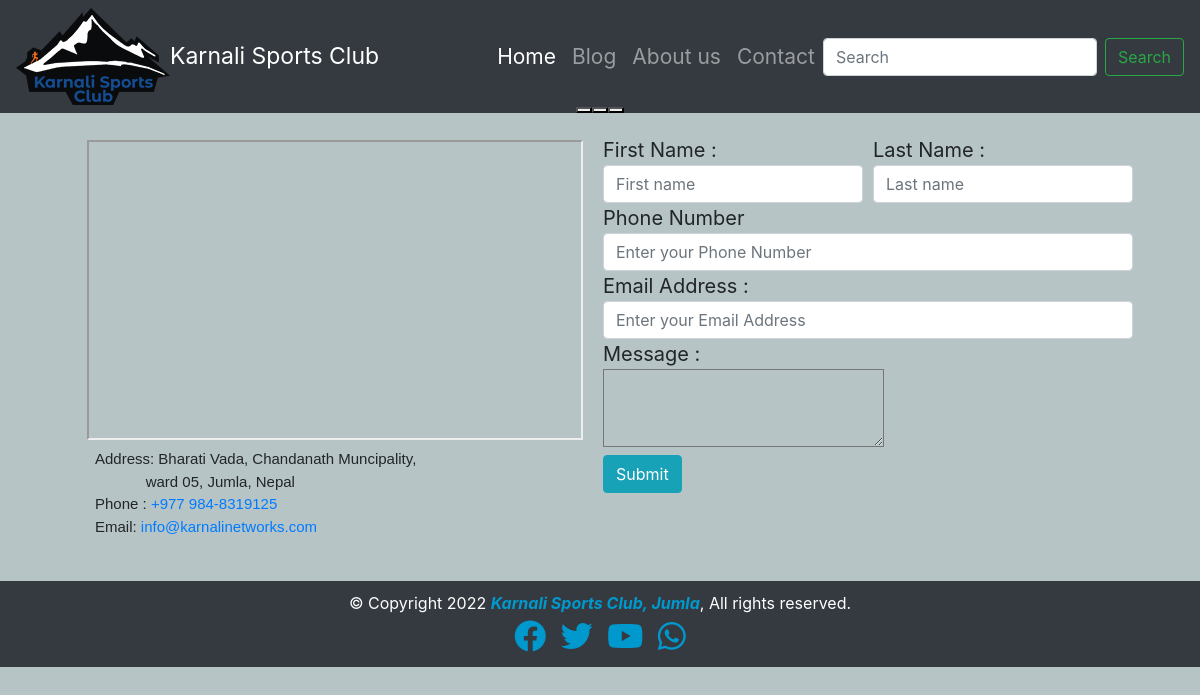
Page /ksc/contact/ on the earlier database version.
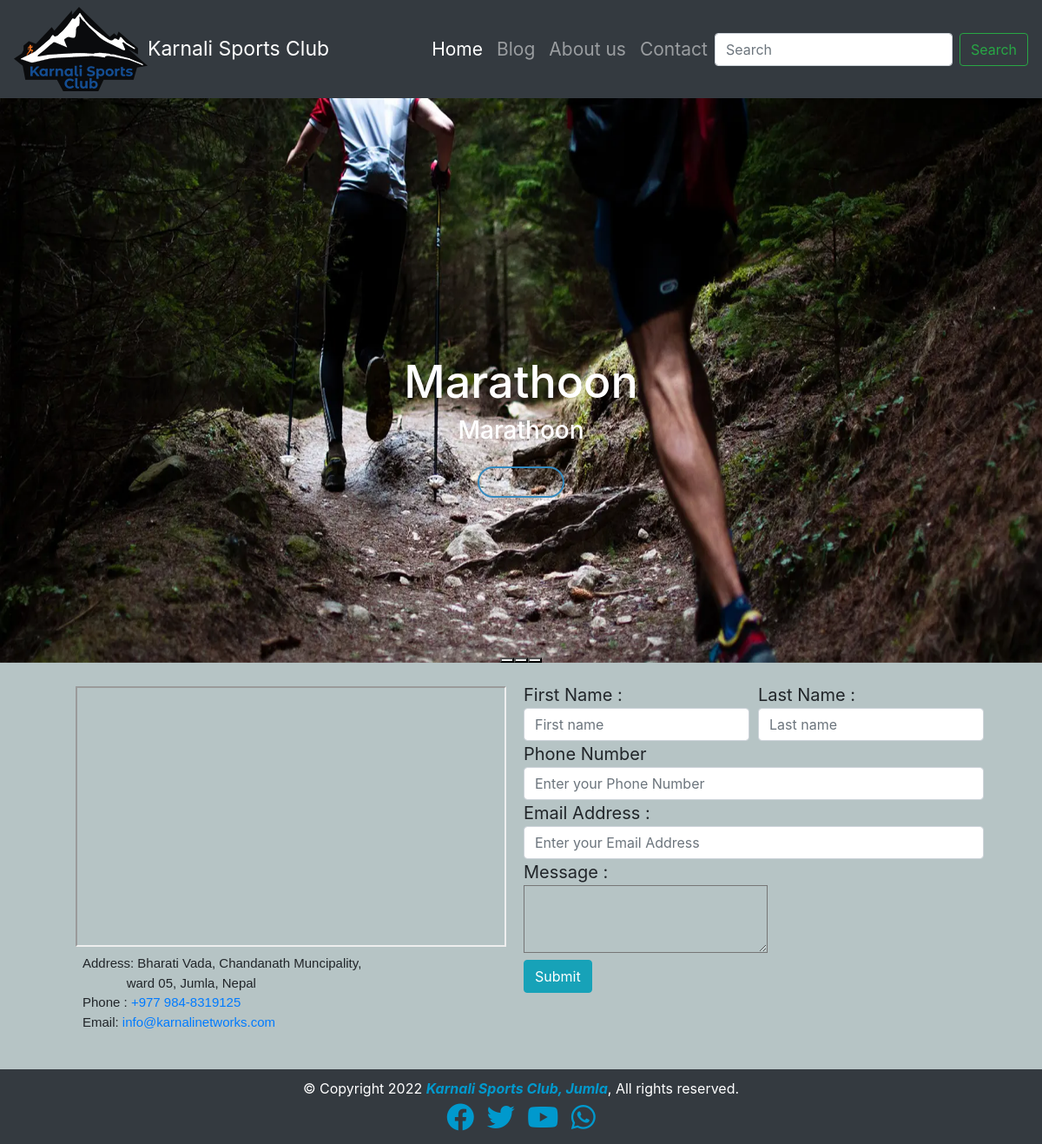
Same page on the later database version.
### ksc/models.py (models this page shows, shortened)
class Slider(models.Model):
    id = models.AutoField
    name=models.CharField(max_length=50, default="")
    date = models.DateField( default="")
    img = models.ImageField(upload_to="ksc/images", default="")

### ksc/views.py (the view)
# urls.py: path('contact/', views.contact, name='About us'),
def contact(request):
    slide = Slider.objects.all()
    context = {
               'Slider':slide
               }
    return render(request, 'ksc/contact.html', context)

### ksc/templates/ksc/contact.html (shortened to what this page needs)
{% extends 'ksc/basic.html' %}  {% load static %}  {% block body%} {% load static %}
<div
  id="carouselExampleCaptions" class="carousel slide" data-bs-ride="carousel">
  <div class="carousel-indicators">
    <button type="button" data-bs-target="#carouselExampleCaptions" data-bs-slide-to="0" class="active" aria-current="true"aria-label="Slide 1"></button>
    <button type="button" data-bs-target="#carouselExampleCaptions" data-bs-slide-to="1" aria-label="Slide 2"></button>
    <button type="button" data-bs-target="#carouselExampleCaptions" data-bs-slide-to="2" aria-label="Slide 3"></button>
  </div>
  <div class="carousel-inner">
    {% for res in Slider %}
    <div class="carousel-item {% if forloop.counter0 == 0 %}active{% endif %}">
      <img
        src="/media/{{res.img}}" style="height: 650px" class="testi-overly d-block w-100" alt="sliderImg"/>
      <div class="carousel-caption d-none d-md-block">
        <h1 class="animate__animated {% if forloop.counter0 == 0 %} animate__fadeInDown {% endif %} {% if forloop.revcounter == 1 %} animate__bounce {% endif %} {% if forloop.revcounter == 2 %} animate__fadeInRight {% endif %}">
          {{res.name}}
        </h1>
        <h3 class="animate__animated animate__zoomIn">{{res.name}}</h3>
        <a
          href="{{slider.link}}"
          class="button animate__animated animate__zoomIn mt-3 py-3 px-5 btn font-weight-bold"
          >{{slider.name}}</a
        >
      </div>
    </div>
    {% endfor %}
  </div>
</div>
<div class="container">
  <div class="row mx-3 my-3" style="padding:3px;">
    <div class="col-sm-6" style="font-family: 'Poppins', sans-serif !important; font-size: 15px;">
      <div style="width:98%" class="row mx-2 my-2">
        <iframe width="100%" height="300px" frameborder="1px" scrolling="no" marginheight="0" marginwidth="0"
          src="https://maps.google.com/maps?width=100%25&amp;height=600&amp;hl=en&amp;q=Karnali%20Sports%20Club+(Karnali%20Sports%20Club)&amp;t=&amp;z=14&amp;ie=UTF8&amp;iwloc=B&amp;output=embed">
          <a href="https://www.maps.ie/distance-area-calculator.html">measure distance on map</a>
          </iframe>
      </div>
      <span class="mx-3 my-3">Address: Bharati Vada, Chandanath Muncipality,<br />
        &nbsp;&nbsp;&nbsp;&nbsp;&nbsp;&nbsp;&nbsp;&nbsp;&nbsp;&nbsp;&nbsp;&nbsp;&nbsp;&nbsp;&nbsp;&nbsp;ward 05, Jumla, Nepal</span><br />
      <span class="mx-3 my-3">Phone : <a href="tel:+977 984-8319125"> +977 984-8319125</a></span
      ><br />
      <span class="mx-3 my-3">Email: <a href="mailto:info@karnalinetworks.com" target="_blank" rel="noreferrer noopener">info@karnalinetworks.com</a></span>
    </div>
    <div class="col-sm-6" style="font-size: 20px; padding:3px;">
      <form>
        <div class="form-row">
          <div class="col-sm">
            First Name :
            <input type="text" class="form-control" placeholder="First name" required/>
          </div>
          <div class="col-sm">
            Last Name :
            <input
              type="text" class="form-control" placeholder="Last name" required/>
          </div>
        </div>
        <div class="form-row">
          <div class="col-sm">
            Phone Number<input type="tel" class="form-control" placeholder="Enter your Phone Number" required/>
          </div>
        </div>
        <div class="form-row">
          <div class="col-sm">
            Email Address :
            <input type="email" class="form-control" placeholder="Enter your Email Address" required/>
          </div>
        </div>
        <div class="form-row">
          <div class="col-sm">
            Message :<br />
            <textarea name="msg" id="msg" class="textarea large" aria-invalid="false" rows="3" col-sms="50" spellcheck="false" style="position: relative; background: none !important; line-height: normal;"></textarea>
          </div>
        </div>
        <button type="button" class="btn btn-info">Submit</button>
      </form>
    </div>
  </div>
</div>
{% endblock %}

Differences in the rows shown:
added Slider: img (picture), name "Marathoon"
